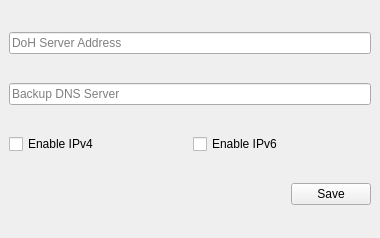
<?xml version="1.0" encoding="UTF-8"?>
<ui version="4.0">
 <class>MainWindow</class>
 <widget class="QMainWindow" name="MainWindow">
  <property name="geometry">
   <rect>
    <x>0</x>
    <y>0</y>
    <width>380</width>
    <height>238</height>
   </rect>
  </property>
  <property name="sizePolicy">
   <sizepolicy hsizetype="Fixed" vsizetype="Fixed">
    <horstretch>0</horstretch>
    <verstretch>0</verstretch>
   </sizepolicy>
  </property>
  <property name="minimumSize">
   <size>
    <width>380</width>
    <height>238</height>
   </size>
  </property>
  <property name="maximumSize">
   <size>
    <width>380</width>
    <height>238</height>
   </size>
  </property>
  <property name="contextMenuPolicy">
   <enum>Qt::NoContextMenu</enum>
  </property>
  <property name="windowTitle">
   <string>MainWindow</string>
  </property>
  <widget class="QWidget" name="centralwidget">
   <layout class="QVBoxLayout" name="verticalLayout">
    <item>
     <widget class="QLineEdit" name="edtAddr">
      <property name="placeholderText">
       <string>DoH Server Address</string>
      </property>
     </widget>
    </item>
    <item>
     <widget class="QLineEdit" name="edtDnsAddr">
      <property name="placeholderText">
       <string>Backup DNS Server</string>
      </property>
     </widget>
    </item>
    <item>
     <layout class="QHBoxLayout" name="horizontalLayout">
      <item>
       <widget class="QCheckBox" name="chkEnV4">
        <property name="text">
         <string>Enable IPv4</string>
        </property>
       </widget>
      </item>
      <item>
       <widget class="QCheckBox" name="chkEnV6">
        <property name="text">
         <string>Enable IPv6</string>
        </property>
       </widget>
      </item>
     </layout>
    </item>
    <item>
     <layout class="QHBoxLayout" name="horizontalLayout_3">
      <item>
       <spacer name="horizontalSpacer">
        <property name="orientation">
         <enum>Qt::Horizontal</enum>
        </property>
        <property name="sizeHint" stdset="0">
         <size>
          <width>40</width>
          <height>20</height>
         </size>
        </property>
       </spacer>
      </item>
      <item>
       <widget class="QPushButton" name="btnSave">
        <property name="text">
         <string>Save</string>
        </property>
       </widget>
      </item>
     </layout>
    </item>
   </layout>
  </widget>
  <widget class="QMenuBar" name="menubar">
   <property name="geometry">
    <rect>
     <x>0</x>
     <y>0</y>
     <width>380</width>
     <height>26</height>
    </rect>
   </property>
  </widget>
 </widget>
 <resources/>
 <connections/>
</ui>
